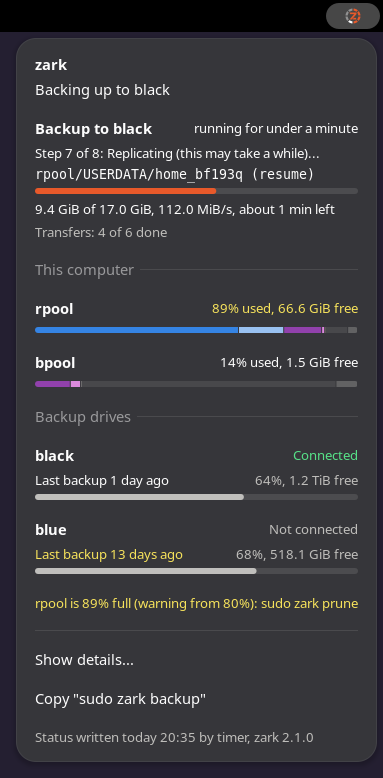
#> input picture docs/screenshots/dark-menu-running.png, 383 x 778 px
$ python -i ego-image.py   (imports and definitions only)
#> lines starting #> are read from the running program, lines starting #| are printed output that depends on the picture; after the words box and inside, x2 and y2 are one past the last pixel; in counts of white or black regions, pixels touching at a corner belong together
#!/usr/bin/env python3
"""Compose the extensions.gnome.org image from dev/screenshots.py's shots.

EGO shows one image per extension, within 300 x 200 px on the page and full
size on a click, and scales anything over 1920 px down. This puts the
running menu with its panel button and the pool and drive tabs of the
details dialog, all dark, on one 1800 x 1200 canvas (3:2) of the shots'
background colour. Each dialog is cut out along its rounded edge, without
the shell's dimmed backdrop, which would show as a darker box around it.

Needs Pillow (Debian: python3-pil). The result, like the shots, still has
to be optimised and stripped (oxipng --strip all).

Usage: dev/ego-image.py <shots dir> <out.png>
"""

from __future__ import annotations

import sys
from pathlib import Path

from PIL import Image, ImageDraw

BACKGROUND = (36, 31, 49)  # dev/screenshots.py's dark background
WIDTH, HEIGHT = 1800, 1200
PANEL = 32  # GNOME Shell 50's top bar at scale 1
PAD = 32  # dev/screenshots.py's margin around a dialog
RADIUS = 18  # the dialog's corner, measured on the shots
SUPERSAMPLE = 4


def dialog(path: Path) -> tuple[Image.Image, Image.Image]:
    """A dialog shot cut to its rounded box, and the box's anti-aliased mask."""
    shot = Image.open(path).convert("RGB")
#> shot is the input picture: PIL image 383x778 RGB; mean R, G, B 58.8, 58.1, 62.4
    box = shot.crop((PAD, PAD, shot.width - PAD, shot.height - PAD))
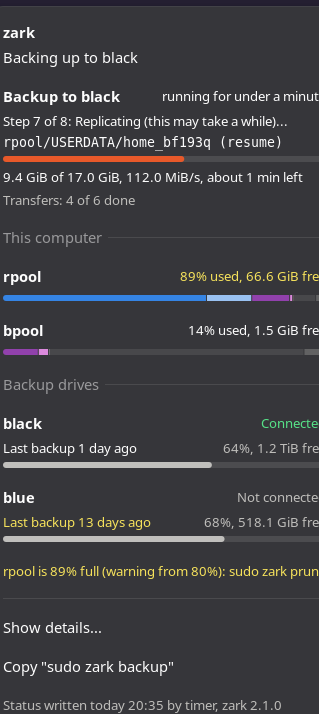
#> box: PIL image 319x714 RGB; mean R, G, B 64.5, 64, 67.4
    big = Image.new("L", (box.width * SUPERSAMPLE, box.height * SUPERSAMPLE), 0)
#> big: PIL image 1276x2856 L; every value is 0
    ImageDraw.Draw(big).rounded_rectangle(
        (0, 0, big.width - 1, big.height - 1), RADIUS * SUPERSAMPLE, fill=255)
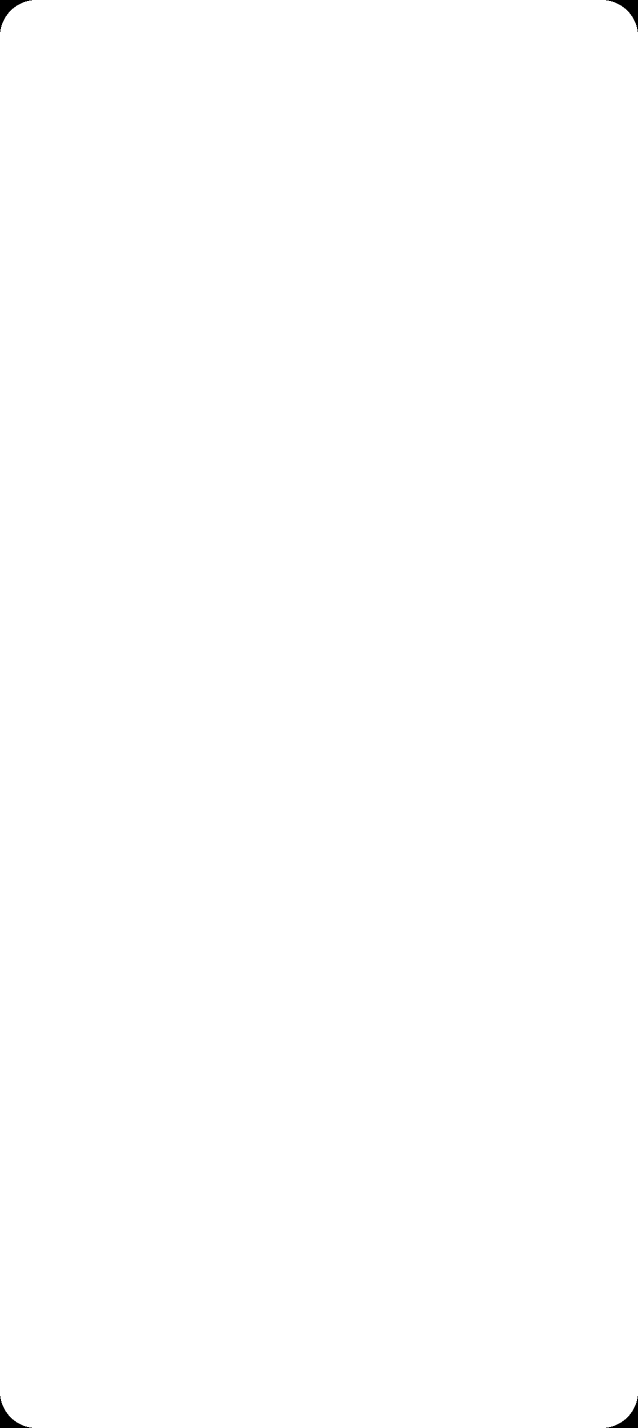
#> big: PIL image 1276x2856 L (shown at 1/2 size); 99.9% white; 4 black regions, box (x1, y1, x2, y2) and area: (0, 0, 64, 64) 1133, (1212, 0, 1276, 64) 1133, (0, 2792, 64, 2856) 1133, (1212, 2792, 1276, 2856) 1133
    return box, big.resize(box.size, Image.Resampling.LANCZOS)


def main(argv: list[str]) -> int:
    if len(argv) != 3:
        print(__doc__.strip().splitlines()[-1], file=sys.stderr)
        return 2
    shots, out = Path(argv[1]), Path(argv[2])
    menu = Image.open(shots / "dark-menu-running.png").convert("RGB")
    tabs = [dialog(shots / "dark-details-pool.png"), dialog(shots / "dark-details-drive-running.png")]

    canvas = Image.new("RGB", (WIDTH, HEIGHT), BACKGROUND)
    canvas.paste((0, 0, 0), (0, 0, WIDTH, PANEL))
    # The menu where the shell puts it: under its button, at the right edge.
    canvas.paste(menu, (WIDTH - menu.width, 0))
    room = WIDTH - menu.width - sum(box.width for box, _ in tabs)
    gap = room // 4
    x = gap
    for box, mask in tabs:
        canvas.paste(box, (x, PANEL + (HEIGHT - PANEL - box.height) // 2), mask)
        x += box.width + gap
    canvas.save(out)
    print(f"{out}: {canvas.width}x{canvas.height}")
    return 0


# [2 lines not run here, left out]

>>> result = dialog('../docs/screenshots/dark-menu-running.png')

$ run again, on docs/screenshots/dark-details-drive.png
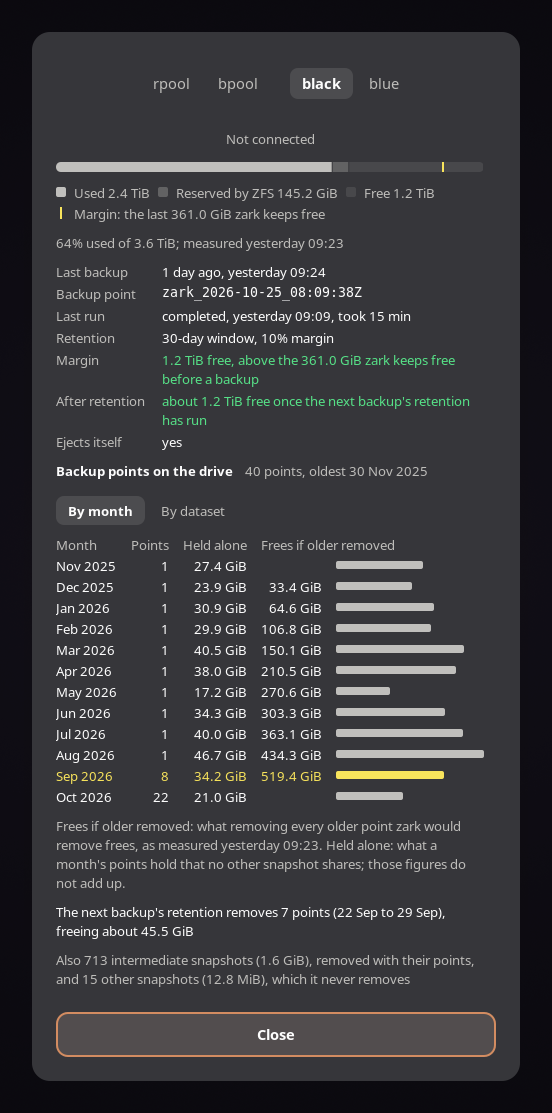
#> input picture docs/screenshots/dark-details-drive.png, 552 x 1113 px
#> in dialog, shot is the input picture: PIL image 552x1113 RGB; mean R, G, B 57, 56.7, 59.9
#> in dialog, `box = shot.crop((PAD, PAD, shot.width - PAD, shot.height - PAD))`:
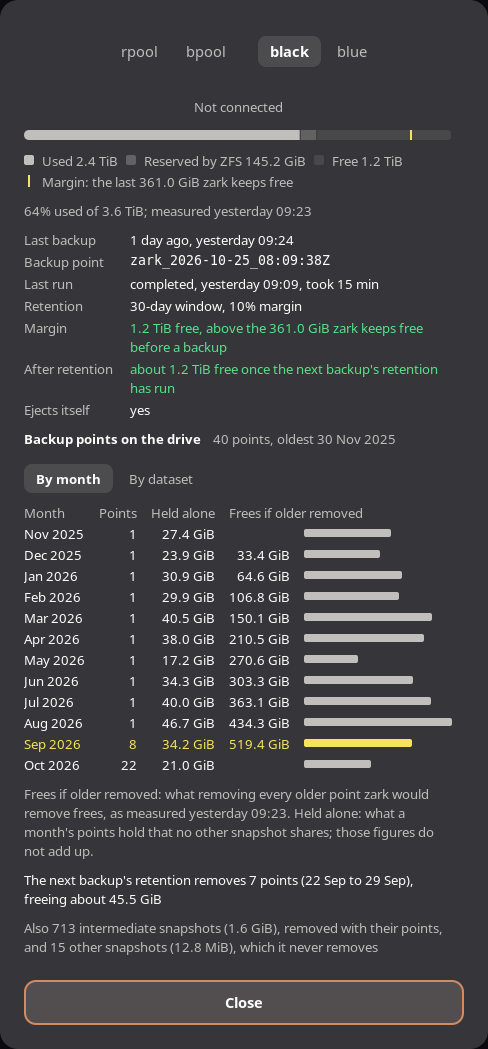
#> box: PIL image 488x1049 RGB; mean R, G, B 65.8, 65.8, 68.4

$ run again, on docs/screenshots/dark-menu-idle.png
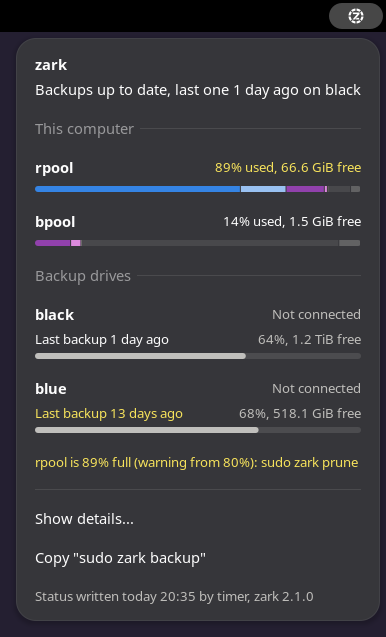
#> input picture docs/screenshots/dark-menu-idle.png, 386 x 637 px
#> in dialog, shot is the input picture: PIL image 386x637 RGB; mean R, G, B 57.1, 56.8, 61.4
#> in dialog, `box = shot.crop((PAD, PAD, shot.width - PAD, shot.height - PAD))`:
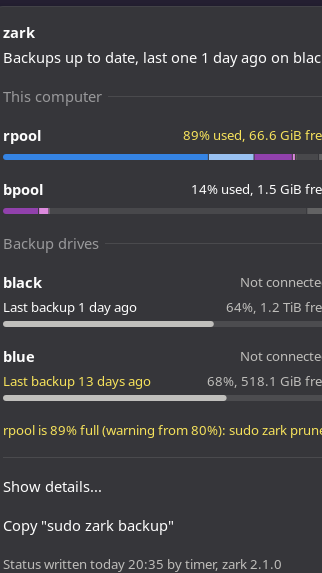
#> box: PIL image 322x573 RGB; mean R, G, B 62.9, 63.1, 66.8

$ run again, on docs/screenshots/dark-menu-waiting.png
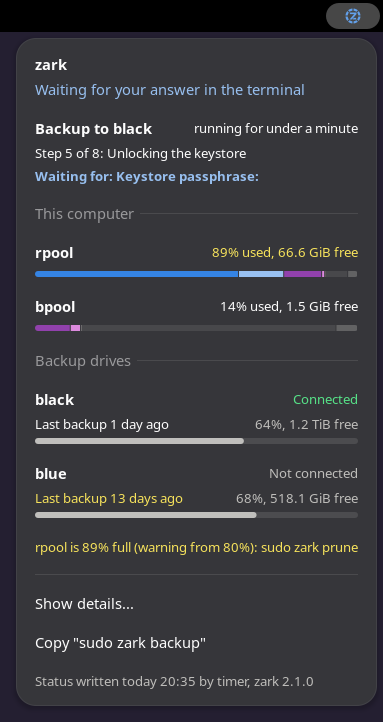
#> input picture docs/screenshots/dark-menu-waiting.png, 383 x 722 px
#> in dialog, shot is the input picture: PIL image 383x722 RGB; mean R, G, B 57.4, 57.5, 62.3
#> in dialog, `box = shot.crop((PAD, PAD, shot.width - PAD, shot.height - PAD))`:
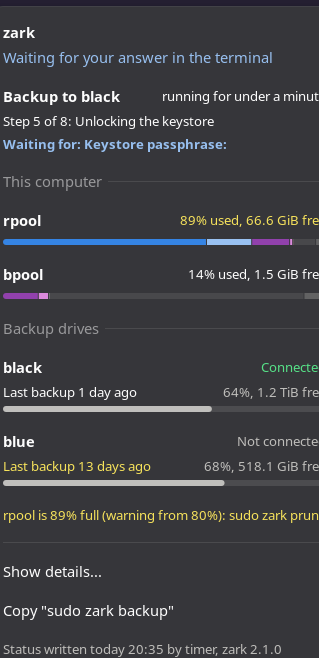
#> box: PIL image 319x658 RGB; mean R, G, B 63, 63.5, 67.5
